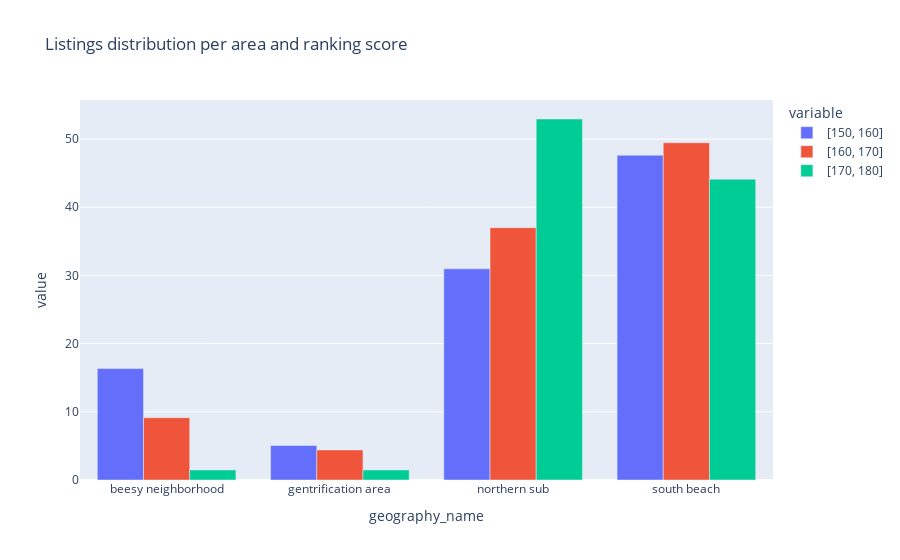

This figure's notebook cell:
### Markdown cell above
So for ranking scores between 170 and 180, 48% of the listing are in northern suburbs and 46% in south beach. While 53 % of the listings with scores between 160 and 170 belongs to the south beach.

### Code cell
fig = px.bar(ranks_geography, x=ranks_geography.index, y= ["[150, 160]","[160, 170]","[170, 180]"],title="Listings distribution per area and ranking score")
fig.update_layout(barmode='group')
fig.show()

### Figure 1 — Plotly figure (JSON) as saved in the notebook; plotly's stock layout.template omitted (floating-point values rounded to 4 significant figures)
{"data": [{"alignmentgroup": "True", "hovertemplate": "variable=[150, 160]<br>geography_name=%{x}<br>value=%{y}<extra></extra>", "legendgroup": "[150, 160]", "marker": {"color": "#636efa", "pattern": {"shape": ""}}, "name": "[150, 160]", "offsetgroup": "[150, 160]", "orientation": "v", "showlegend": true, "textposition": "auto", "type": "bar", "x": ["beesy neighborhood", "gentrification area", "northern sub", "south beach"], "xaxis": "x", "y": [16.34, 5.065, 30.96, 47.63], "yaxis": "y"}, {"alignmentgroup": "True", "hovertemplate": "variable=[160, 170]<br>geography_name=%{x}<br>value=%{y}<extra></extra>", "legendgroup": "[160, 170]", "marker": {"color": "#EF553B", "pattern": {"shape": ""}}, "name": "[160, 170]", "offsetgroup": "[160, 170]", "orientation": "v", "showlegend": true, "textposition": "auto", "type": "bar", "x": ["beesy neighborhood", "gentrification area", "northern sub", "south beach"], "xaxis": "x", "y": [9.134, 4.409, 37.01, 49.45], "yaxis": "y"}, {"alignmentgroup": "True", "hovertemplate": "variable=[170, 180]<br>geography_name=%{x}<br>value=%{y}<extra></extra>", "legendgroup": "[170, 180]", "marker": {"color": "#00cc96", "pattern": {"shape": ""}}, "name": "[170, 180]", "offsetgroup": "[170, 180]", "orientation": "v", "showlegend": true, "textposition": "auto", "type": "bar", "x": ["beesy neighborhood", "gentrification area", "northern sub", "south beach"], "xaxis": "x", "y": [1.471, 1.471, 52.94, 44.12], "yaxis": "y"}], "layout": {"barmode": "group", "legend": {"title": {"text": "variable"}, "tracegroupgap": 0}, "title": {"text": "Listings distribution per area and ranking score"}, "xaxis": {"anchor": "y", "domain": [0, 1], "title": {"text": "geography_name"}}, "yaxis": {"anchor": "x", "domain": [0, 1], "title": {"text": "value"}}}}
